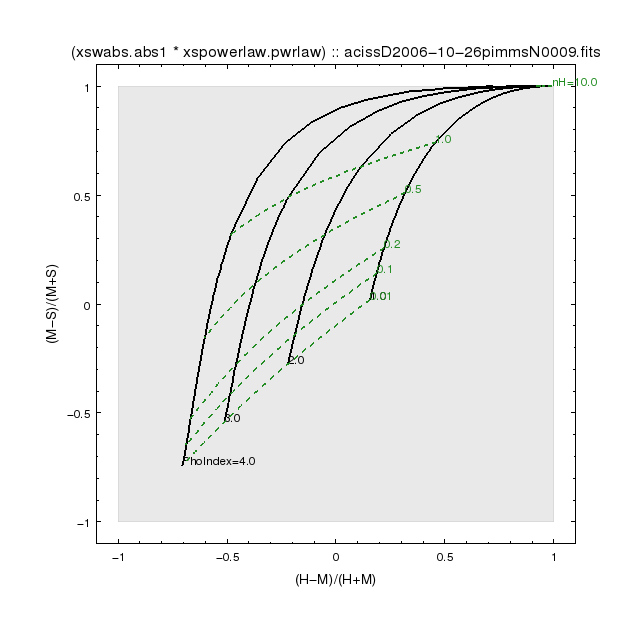

Write the Python code that produced this figure.
#!/usr/bin/env python

#
# Copyright (C) 2017, 2019 Smithsonian Astrophysical Observatory
#
# This program is free software; you can redistribute it and/or modify
# it under the terms of the GNU General Public License as published by
# the Free Software Foundation; either version 2 of the License, or
# (at your option) any later version.
#
# This program is distributed in the hope that it will be useful,
# but WITHOUT ANY WARRANTY; without even the implied warranty of
# MERCHANTABILITY or FITNESS FOR A PARTICULAR PURPOSE.  See the
# GNU General Public License for more details.
#
# You should have received a copy of the GNU General Public License along
# with this program; if not, write to the Free Software Foundation, Inc.,
# 51 Franklin Street, Fifth Floor, Boston, MA 02110-1301 USA.
#

"""Color Color Plot maker

Creates a plot showing how model parameters affect hardness ratios
given a user supplied ARF and RMF.

"""

import numpy as np
import sherpa.astro.ui as ui

# import sys must follow sherpa (sorry pylint)
import sys
sys.tracebacklimit = 999


__all__ = ["EnergyBand", "ModelParameter", "HardnessRatioAxis",
           "ColorColor", "ColorColorDiagram"]


def make_acis_diagonal_rmf(arf):
    """
    Create a diagonal RMF for ACIS dataset to match an ARF.


    I could probably do this directly in energy in which case
    I would need to use an RMF; but right now I'm working
    in channel space so I do.  But they can be a POS to make/match
    to the ARF so let's just use a diagonal matrix.

    """

    from sherpa.astro.data import DataRMF
    from sherpa.astro.instrument import RMF1D

    acis_gain = 0.0146   # keV per channel
    detchans = 1024

    elo = arf.energ_lo
    ehi = arf.energ_hi
    _emid = [(a+b)/2 for a, b in zip(elo, ehi)]

    n_energies = len(elo)

    n_grp = [1]*n_energies
    n_chan = [1]*n_energies
    matrix = np.array([1.0]*n_energies)
    f_chan = [int(e/acis_gain)+1 for e in _emid]

    eb_lo = np.arange(detchans)*acis_gain
    eb_hi = eb_lo + acis_gain
    eb_lo[0] = 0.001

    _rmf = DataRMF("diagonal", detchans, elo, ehi, n_grp, f_chan,
                   n_chan, matrix, 0, eb_lo, eb_hi, None)

    rmf = RMF1D(_rmf)
    return rmf


class EnergyBand():
    """Something to hold all the energy band specific stuff

    The energy band is defined by the low energy cutoff, high energy
    cutoff, and a label to be use eg when plotting.

    >>> broad = EnergyBand(0.5, 7.0, "B")
    """

    def __init__(self, lo, hi, token):
        self._lo = lo
        self._hi = hi
        self._token = token

    @property
    def lo(self):
        'Lowe energy limit'
        return self._lo

    @property
    def hi(self):
        'Upper energy limit'
        return self._hi

    @property
    def token(self):
        'Label to use for columns and plots'
        return self._token


class ModelParameter():
    """Hold info about each model parameter that is to be varied

    parameter_object should be a sherpa model parameter

    >>> type(abs1.nH)
           sherpa.models.parameter.Parameter

    parameter_value_grid is grid of values to iterate over.

    Example:

    >>> absorption = ModelParameter(abs1.nH, [0.001, 0.01, 0.1, 0.2, 0.5, 1, 10])

    will evalue the abs1.nH parameter on the grid of 7 values.

    """

    def __init__(self, parameter_object, parameter_value_grid, fine_grid_resolution=20):
        """
        Store the model parameter information
        """
        self._pobj = parameter_object
        self._pgrid = parameter_value_grid
        self._fine_grid_resolution = fine_grid_resolution
        self._lab_style = {"color": "black"}
        self._curve_style = {"color": "black", "linestyle": "-"}

    def finegrid(self):
        """
        This is a simple linear interpolation -- you could replace w/
        more fancy function but this is good enough for plotting methinks.
        """
        x_in = np.arange(len(self._pgrid))
        x_tmp = np.arange(self._fine_grid_resolution*len(self._pgrid))
        x_out = x_tmp/float(self._fine_grid_resolution)

        y_out = np.interp(x_out, x_in, self._pgrid)

        ymax = self._fine_grid_resolution*(len(self._pgrid)-1)+1

        return y_out[0:ymax]

    @property
    def obj(self):
        'The parameter object'
        return self._pobj

    @property
    def grid(self):
        'The parameter grid'
        return self._pgrid

    @property
    def curve_style(self):
        "Get the curve style for plotting"
        return self._curve_style

    @property
    def label_style(self):
        "Get the label style for plotting"
        return self._lab_style

    def set_curve_style(self, **style):
        "Set the curve style for plotting"
        self._curve_style = style

    def set_label_style(self, **style):
        "Set the label style for plotting"
        self._lab_style = style


class HardnessRatioAxis():
    """The X or Y axis to be plotted

    This object contains that energy limits for the band being
    compute, the energy limits for the Total (ie denominator),
    and a function used to compute the X-coordinate, ie hardness ratio
    in the input band


    >>> soft = EnergyBand(0.5, 1.2, "S")
    >>> medium = EnergyBand(1.2, 2.0, "M")
    >>> total = None
    >>> fluxfunc = lambda lo,hi: (hi-lo)
    >>> axis = HardnessRatioAxis(soft, medium, total, fluxfunc)

    """

    def __init__(self, lo, hi, total, fluxfunc):
        self.soft = lo
        self.hard = hi
        self.total = total
        self.fluxfunc = fluxfunc

    def __call__(self):
        """
        Compute the hardness ratio
        """
        hard = self.fluxfunc(self.hard.lo, self.hard.hi)
        soft = self.fluxfunc(self.soft.lo, self.soft.hi)

        if self.total is None:
            total = hard+soft
        else:
            total = self.fluxfunc(self.total.lo, self.total.hi)

        hr = (hard-soft)/total

        return hr

    @property
    def label(self):
        """
        Create the label for the axis from the band info
        """
        numerator = "({}-{})".format(self.hard.token, self.soft.token)
        if self.total is None:
            denominator = "({}+{})".format(self.hard.token, self.soft.token)
        else:
            denominator = self.total.token

        label = "{}/{}".format(numerator, denominator)
        return label


class ColorColor():
    """
    Create a color-color diagram for a given model, parameters, and energies

    So the basic idea is this

    : create a sherpa model
    : pick 2 parameters.
    : for each parameter pick a grid to evaluate it over. This gives us
    : a 2D grid in model-parameter space.

    : For each point in the 2D grid:
    :   fake() a spectrum using the model parameters at that location
    :   compute the hardness ratio in 2 energy ranges:  hard_to_medium
        and medium_to_soft.
    :
    : use the 2 HR values as the x,y values and draw lines connecting
    : constant model parameter values.

    The point of doing this is that you may not have enough counts to
    get a good model fit, but by putting your datapoint on top of this
    kind of color-color plot w/ an assumed spectral model shape, then you can
    guestimate the actual model parameter w/o needing to fit the data.

    Example:

    >>> mymodel = xswabs.abs1 * xspowerlaw.pwrlaw
    >>> arffile = "acissD2006-10-26pimmsN0009.fits"
    >>> cc = ColorColor(mymodel, arffile)

    To then compute the HR values, we need to pick our
    energy bands, and which model parameters+grid to evalute over

    >>> pho_grid = [1., 2., 3., 4.]
    >>> photon_index = ModelParameter(pwrlaw.PhoIndex, pho_grid)

    >>> sg = [1.e20, 1.e21, 2.e21, 5.e21, 1.e22, 1e23]
    >>> nh_grid = [x/1e22 for x in sg]
    >>> absorption = ModelParameter(abs1.nH, nh_grid)

    >>> soft = EnergyBand(0.5, 1.2, 'S')
    >>> medium = EnergyBand(1.2, 2.0, 'M')
    >>> hard = EnergyBand(2.0, 7.0, 'H')
    >>> broad = EnergyBand(0.5,7.0, 'B')

    >>> cc = ColorColor(mymodel, arffile)
    >>> matrix = cc(photon_index, absorption, soft, medium, hard, broad)
    >>> matrix.plot()
    """

    _dataset_id = "color_color"

    def __init__(self, model, arffile, rmffile=None, axis_class=HardnessRatioAxis):
        """Create the ColorColor object

        This store the needed data, and creates the sherpa dataset that
        will be used to fake the specturm.

        You can define you own "HardnessRatio" metric by providing a
        different HardnessRatioAxis class.
        """
        self.model = model
        self.arffile = arffile
        self.rmffile = rmffile
        self._load()
        self.make_axis = axis_class

    def _load(self):
        """
        Setup sherpa dataset, set model, arf, rmf

        OK -- I'm using 1024 channels here.  That is acis-specific
        but it shouldn't matter that much eg if one were to use
        HRC, esp if using a diagonal RMF.


        TODO:
        I could probably re-write this to use a different dstype
        which would not require an RMF at all; just need to pull
        the grid from the ARF and probably need to load it as a
        table model scaling the rest of the model.

        """
        ui.dataspace1d(1, 1024, id=self._dataset_id, dstype=ui.DataPHA)
        ui.set_model(self._dataset_id, self.model)

        self.model = ui.get_source(self._dataset_id)

        ui.load_arf(self._dataset_id, self.arffile)
        arf = ui.get_arf(self._dataset_id)
        if self.rmffile is None:
            rmf = make_acis_diagonal_rmf(arf)
            ui.set_rmf(self._dataset_id, rmf)
        else:
            ui.load_rmf(self._dataset_id, self.rmffile)

    def _setx(self, soft_band, hard_band, total_band):
        """Compute the HR for the X-axis"""
        self.xx = self.make_axis(soft_band, hard_band, total_band, self.sum)

    def _sety(self, soft_band, hard_band, total_band):
        """Compute the HR for the Y-axis"""
        self.yy = self.make_axis(soft_band, hard_band, total_band, self.sum)

    def sum(self, lo, hi):
        """Wrapper around calc_data_sum to set the right dataset ID"""
        counts = ui.calc_data_sum(lo, hi, id=self._dataset_id)
        return counts

    def fakeit(self):
        """Wrapper around fake() to set right ID"""
        ui.fake(self._dataset_id)

    def iterate(self, pri_obj, sec_obj):
        """Compute the HR for each grid point in the pri_obj grid

        Okay, so forget what I said above.  That's not REALLY how
        this works.

        Instead I realized that we need to geneate a line for
        each specified grid point the user specified but the line
        need to sample the other axis on a finer grid to generate
        a smooth curve.

        So for each axis, I step through the user supplied grid values.
        At each point, I then step through the 2nd parameter on a
        finer grid.  And then what is returned is the x,y values
        for that primary grid point.

        This has to be done twice.  Once with the 1st model parameter
        as "primary", and again with the 2nd model parameter primary.

        """

        retvals = {}

        # Get the fine grid for the secondary axis
        sec_fine_grid = sec_obj.finegrid()

        # Loop over values in the primary axis grid
        for aa in pri_obj.grid:
            # Set sherpa model parameter value
            setattr(pri_obj.obj, "val", aa)

            # Loop over the fine grid on secondary axis
            lx = []
            ly = []
            for bb in sec_fine_grid:
                # Set sherpa model parameter value
                setattr(sec_obj.obj, "val", bb)

                # fake the spectrum w/ these model paramters
                self.fakeit()

                # Compute the HR in 2 separate energy bands
                xx = self.xx()
                yy = self.yy()

                # Save the values
                lx.append(xx)
                ly.append(yy)

            retvals[aa] = (lx, ly)

        return retvals

    def __call__(self, pri_param, sec_param, soft_band, medium_band,
                 hard_band, total_band=None):
        """Compute the ColorColorDiagram values in the specified bands

        The two model parameters (pri_param, sec_param)
        are varied over their respecitive grids and the HR are
        computed in the specified energy bands.

        The X-axis is hard-medium/total
        The Y-axis is medium-soft/total

        total can be None, in which case

        The X-axis is hard-medium/hard+medium
        The Y-axis is medium-soft/medium+soft

        >>> matrix = cc(photon_index, absorption, soft, medium, hard, broad,total=None)

        """

        # Setup the HR axes
        self._setx(medium_band, hard_band, total_band)
        self._sety(soft_band, medium_band, total_band)

        # We loop over the 1st model parameter, varying the 2nd on
        # a fine grid

        retvals = {}
        pri_ret = self.iterate(pri_param, sec_param)
        for v in pri_ret:
            retvals[(v, None)] = pri_ret[v]

        # Then we loop over the 2nd model parameter, varying the 1st
        # on a fine grid.
        sec_ret = self.iterate(sec_param, pri_param)
        for v in sec_ret:
            retvals[(None, v)] = sec_ret[v]

        # And then we save the values so we can plot things separately
        matrix = ColorColorDiagram(retvals, self, pri_param, sec_param, total_band is None)

        return matrix


class ColorColorDiagram():
    """
    Object to plot the color-color diagram
    """

    def __init__(self, values, color_color, pri_param, sec_param, square):
        self.cc = color_color
        self.pri_param = pri_param
        self.sec_param = sec_param
        self.matrix = values
        self.square = square
        self._cr = None

    def _write_columns(self):
        # Column values
        out_pri = []
        out_sec = []
        out_hm = []
        out_ms = []

        sec_fine_grid = self.sec_param.finegrid()
        res = self.sec_param._fine_grid_resolution
        for a1 in self.pri_param.grid:
            xx = self.matrix[a1, None][0]
            yy = self.matrix[a1, None][1]
            pri_grid = [a1]*len(xx)

            assert len(xx) == len(sec_fine_grid)

            # Only write out the results on the user grid -- not on the fine grid.
            out_pri.extend(pri_grid[::res])
            out_sec.extend(sec_fine_grid[::res])
            out_hm.extend(xx[::res])
            out_ms.extend(yy[::res])

        # Create output crate
        from crates_contrib.utils import make_table_crate

        # Column names
        pri_col_name = self.pri_param.obj.name
        sec_col_name = self.sec_param.obj.name
        hm_col_name = "HM"
        ms_col_name = "MS"
        colnames = [pri_col_name, sec_col_name, hm_col_name, ms_col_name]

        out_cr = make_table_crate(out_pri, out_sec, out_hm, out_ms,
                                  colnames=colnames)

        self._cr = out_cr

    def _write_keywords(self):
        # Add a bunch of meta-data
        from pycrates import set_key
        from os.path import basename
        set_key(self._cr, "SHRPAVER", ui._sherpa_version_string)
        set_key(self._cr, "MODEL", self.cc.model.name)
        set_key(self._cr, "ARFFILE", basename(self.cc.arffile))

        if self.cc.rmffile is None:
            set_key(self._cr, "RMFFILE", "NONE", desc="diagnonal RMF was used")
        else:
            set_key(self._cr, "RMFFILE", basename(self.cc.rmffile))

        set_key(self._cr, "HMCOL", self.cc.xx.label)
        set_key(self._cr, "MSCOL", self.cc.yy.label)

        set_key(self._cr, "SBAND_LO", self.cc.yy.soft.lo, unit="keV",
                desc="{} band low energy".format(self.cc.yy.soft.token))
        set_key(self._cr, "SBAND_HI", self.cc.yy.soft.hi, unit="keV",
                desc="{} band high energy".format(self.cc.yy.soft.token))
        set_key(self._cr, "MBAND_LO", self.cc.yy.hard.lo, unit="keV",
                desc="{} band low energy".format(self.cc.yy.hard.token))
        set_key(self._cr, "MBAND_HI", self.cc.yy.hard.hi, unit="keV",
                desc="{} band high energy".format(self.cc.yy.hard.token))
        set_key(self._cr, "HBAND_LO", self.cc.xx.hard.lo, unit="keV",
                desc="{} band low energy".format(self.cc.xx.hard.token))
        set_key(self._cr, "HBAND_HI", self.cc.xx.hard.hi, unit="keV",
                desc="{} band high energy".format(self.cc.xx.hard.token))

        if self.cc.xx.total is not None:
            set_key(self._cr, "BBAND_LO", self.cc.xx.total.lo, unit="keV",
                    desc="Total {} band low energy".format(self.cc.xx.total.token))
            set_key(self._cr, "BBAND_HI", self.cc.xx.total.hi, unit="keV",
                    desc="Total {} band high energy".format(self.cc.xx.total.token))

    def write(self, outfile):
        """
        Write out the results
        """
        self._write_columns()
        self._write_keywords()
        self._cr.write(outfile, clobber=True)

    def plot(self, outfile=None):
        """
        Plot the color-color diagram -- now using matplotlib

        Since this object contains a refernce to the primary and
        secondary parameters, you can set/change the curve and
        label properties before plotting:

        >>> matrix = cc(photon_index, absorption, soft, medium, hard, broad)
        >>> photon_index.set_curve_style(marker="", color="green", linestyle="-", linewidth=2)
        >>> photon_index.set_label_style(color="green")
        >>> absorption.set_curve_style(marker="", color="black", linestyle="-.")
        >>> absorption.set_label_style(color="black")
        >>> matrix.plot()
        """
        import matplotlib.pylab as plt

        # Plot 1st model parameter curves
        for a1 in self.pri_param.grid:
            xx = self.matrix[a1, None][0]
            yy = self.matrix[a1, None][1]

            plt.plot(xx, yy, **self.pri_param.curve_style)

            if a1 == self.pri_param.grid[-1]:
                lab = "{}={}".format(self.pri_param.obj.name, a1)
            else:
                lab = "{}".format(a1)

            plt.text(xx[0], yy[0], lab, **self.pri_param.label_style)

        # Plot 2nd model parameter curves
        for a2 in self.sec_param.grid:
            xx = self.matrix[None, a2][0]
            yy = self.matrix[None, a2][1]
            plt.plot(xx, yy, **self.sec_param.curve_style)

            if a2 == self.sec_param.grid[-1]:
                lab = "{}={}".format(self.sec_param.obj.name, a2)
            else:
                lab = "{}".format(a2)
            plt.text(xx[0], yy[0], lab, **self.sec_param.label_style)

        # Add labels and limits
        plt.xlim(-1.1, 1.1)
        plt.ylim(-1.1, 1.1)

        plt.gca().set_aspect('equal', 'box')

        plt.xlabel(self.cc.xx.label)
        plt.ylabel(self.cc.yy.label)
        plt.title("{} :: {}".format(self.cc.model.name, self.cc.arffile))

        if self.square:
            px, py = ([-1, 1, 1, -1], [-1, -1, 1, 1])
        else:
            px, py = ([1, -1, 0], [0, 1, -1])
        plt.fill(px, py, color="lightgray")

        if outfile is not None:
            plt.savefig(outfile)


def test():
    'Run test routine'

    #
    # Define energy bands
    #
    soft = EnergyBand(0.5, 1.2, 'S')
    medium = EnergyBand(1.2, 2.0, 'M')
    hard = EnergyBand(2.0, 7.0, 'H')

    #
    # Define model
    #
    mymodel = ui.xswabs.abs1 * ui.xspowerlaw.pwrlaw
    arffile = "acissD2006-10-26pimmsN0009.fits"

    #
    # First model parameter axis
    #
    pho_grid = [1., 2., 3., 4.]
    photon_index = ModelParameter(pwrlaw.PhoIndex, pho_grid, fine_grid_resolution=20)

    #
    # Second model parameter axis
    #
    sg = [1.e20, 1.e21, 2.e21, 5.e21, 1.e22, 1e23]
    nh_grid = [x/1e22 for x in sg]
    absorption = ModelParameter(abs1.nH, nh_grid, fine_grid_resolution=20)

    #
    # Get to work.
    #
    ao09 = ColorColor(mymodel, arffile)
    matrix_09 = ao09(photon_index, absorption, soft, medium, hard)

    ao19 = ColorColor(mymodel, "acissD2016-11-22pimmsN0019.fits")
    matrix_19 = ao19(photon_index, absorption, soft, medium, hard)

    photon_index.set_curve_style(marker="", linestyle="-", linewidth=2, color="black")
    photon_index.set_label_style(color="black")
    absorption.set_curve_style(marker="", linestyle="-", linewidth=2, color="forestgreen")
    absorption.set_label_style(color="forestgreen")

    matrix_09.plot()
    import matplotlib.pylab as plt
    plt.show()

    matrix_09.write('foo.fits')

    matrix_19.plot()
    plt.show()
